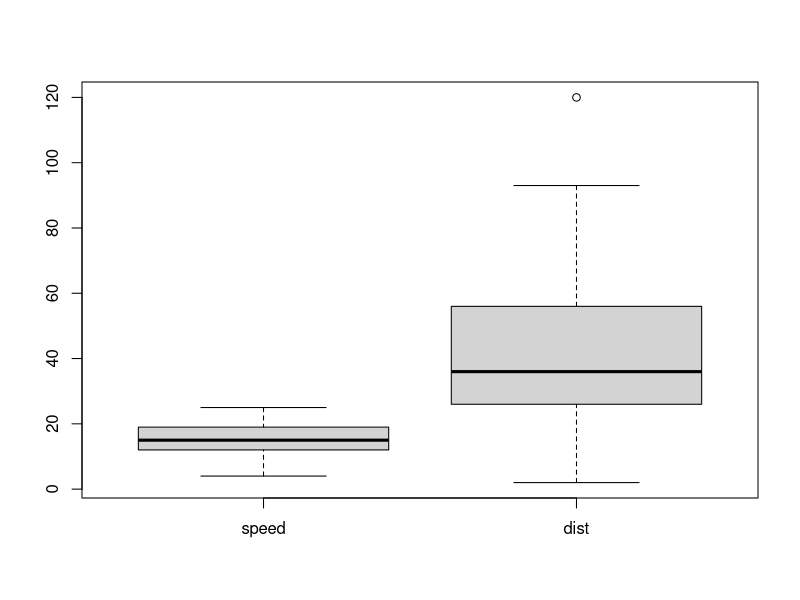

R code for this plot:
## ---- chunk 1

boxplot(cars)

